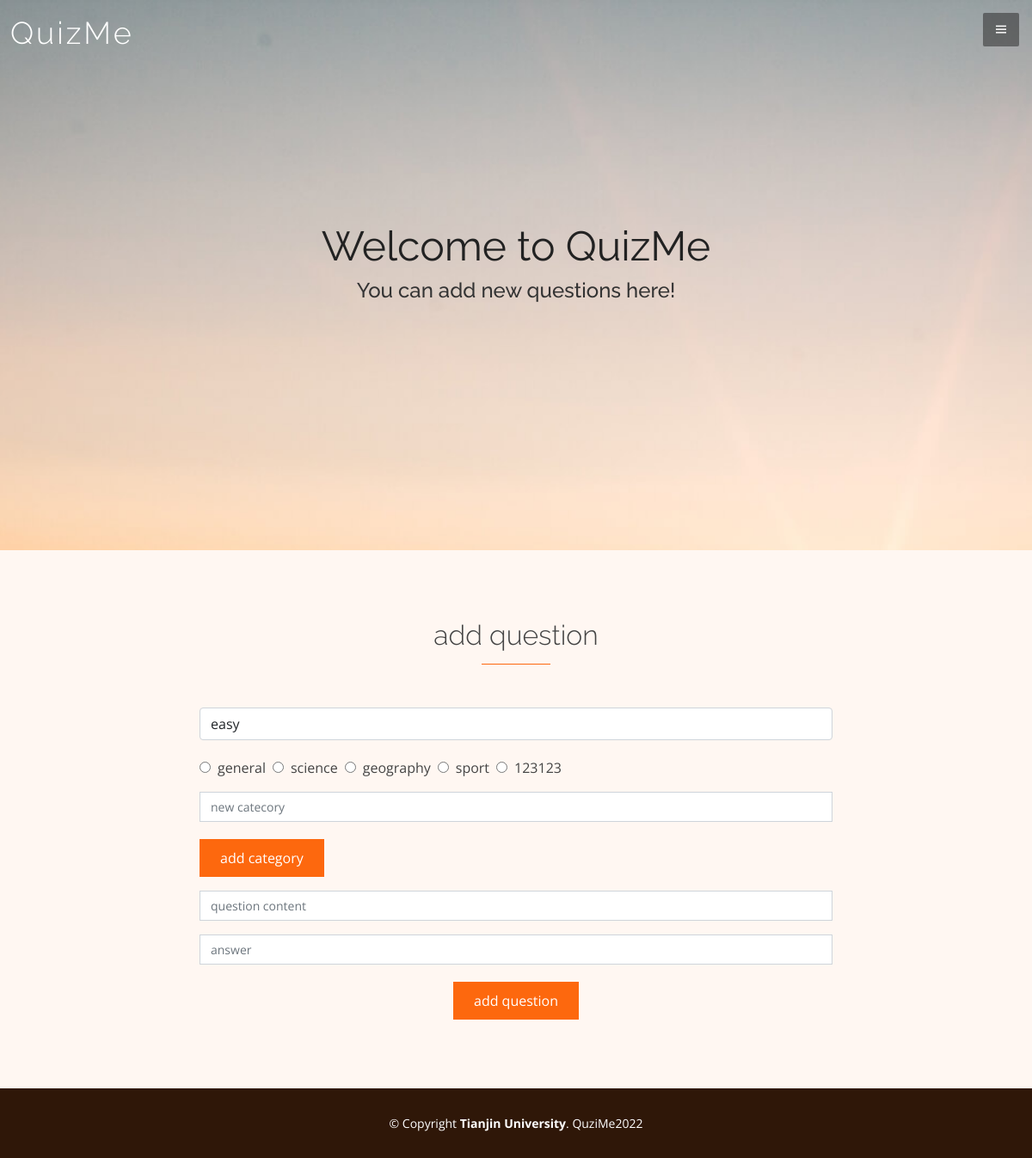
Screenshot of /addquestion.php (signed in) with the database file from the repository.
### tables this page shows
CREATE TABLE `categorys`  (
  `cid` int NOT NULL AUTO_INCREMENT,
  `cname` varchar(255) NULL DEFAULT NULL,
  PRIMARY KEY (`cid`) USING BTREE
);

### addquestion.php (the view, shortened to what this page needs)
<?php
if(isset($_SESSION["user"])){
?>
<!DOCTYPE html>
<html lang="en">
<head>
  <link href="assets/vendor/bootstrap/css/bootstrap.min.css" rel="stylesheet">
  <link href="assets/vendor/boxicons/css/boxicons.min.css" rel="stylesheet">
  <link href="assets/css/style.css" rel="stylesheet">
</head>
<body>
<?php
$con = mysqli_connect("localhost","root","123456");
mysqli_query($con, "set names utf8");
$categorys = "";
  $sql = sprintf("SELECT * FROM categorys");
  $sql_result = mysqli_query($con,$sql);
  $n = mysqli_num_rows($sql_result);
  if ($n != 0) {
    while($n>0){
        $rows = mysqli_fetch_array($sql_result);
        $categorys .= "<input type=\"radio\" name=\"category\" value=\"".$rows["cname"]."\">"."<span  class=\" \" style=\"padding-left:8px;padding-right:8px;\">".$rows["cname"]."</span>";
        $n--;
    }
  }
?>
  <header id="header">
    <div class="container-fluid">
      <div class="logo">
        <h1><a href="index.html">QuizMe</a></h1>
      </div>
      <button type="button" class="nav-toggle"><i class="bx bx-menu"></i></button>
    </div>
  </header>
  <section id="hero">
    <div class="hero-container">
      <h1>Welcome to QuizMe</h1>
      <h2>You can add new questions here!</h2>
    </div>
  </section>
  <main id="main">
    <section id="contact" class="contact section-bg">
      <div class="container">
        <div class="section-title">
          <h2>add question</h2>
        </div>
        <div class="row justify-content-center">
          <div class="col-lg-8 col-md-12">
            <form action="<?php print($_SERVER["PHP_SELF"]) ?>" method="post" role="form" class="php-email-form">
              <div >
                <select name="level" id="formlevel" class="form-control">
                  <option value="easy">easy</option>
              </select>
              </div>
              <div>
                <div id="newcateg" style="padding-top:20px"><?=$categorys?></div>
              </div>
              <div class="form-group mt-3">
                <input type="text" class="form-control" name="addcategory" id="addcategory"  placeholder="new catecory">
                <div style="padding-top:20px">
                 <button onclick="addcate();return false;" type="submit">add category</button>
                </div>
              </div>
              <div class="form-group mt-3">
                <input type="text" class="form-control" name="question" placeholder="question content" id="textareaq" required>
              </div>
              <div class="form-group mt-3">
                <input type="text" class="form-control" name="answer" placeholder="answer" required>
              </div>
              <div class="text-center" style="padding-top:20px"><button onclick="submitsuccess()" type="submit">add question</button></div>
            </form>
          </div>
        </div>
      </div>
    </section>
  </main>
  <footer id="footer">
    <div class="container">
      <div class="copyright">
        &copy; Copyright <strong><span>Tianjin University</span></strong>. QuziMe2022
      </div>
    </div>
  </footer>
</body>
</html>
<?php } else{
    ?>
    <h1><a herf="login.php">请登录</a></h1>
<?php
}?>

### assets/css/style.css (style rules this page uses)
body { font-family: "Open Sans", sans-serif; color: #444444; }
a { text-decoration: none; color: #fd680e; }
h1, h2, h3, h4, h5, h6, .font-primary { font-family: "Raleway", sans-serif; }
#header { height: 80px; padding: 20px 0; z-index: 10; position: relative; }
#header .logo h1 { font-size: 36px; margin: 0; padding: 0; line-height: 1; font-weight: 300; letter-spacing: 3px; }
#header .logo h1 a, #header .logo h1 a:hover { color: #fff; text-decoration: none; }
.nav-toggle { position: fixed; right: 15px; top: 15px; z-index: 9998; border: 0; background: rgba(34, 34, 34, 0.5); transition: all 0.4s; outline: none !important; line-height: 1; cursor: pointer; text-align: right; padding: 10px 12px; border-radius: 2px; }
.nav-toggle i { color: #fff; font-size: 18px; }
#hero { width: 100%; height: 80vh; background: url("../img/hero-bg.jpg") center center; background-size: cover; position: relative; margin-top: -80px; z-index: 9; }
#hero .hero-container { position: absolute; bottom: 0; top: 0; left: 0; right: 0; display: flex; justify-content: center; align-items: center; flex-direction: column; text-align: center; padding: 0 15px; }
#hero h1 { margin: 0 0 10px 0; font-size: 48px; font-weight: 400; line-height: 56px; line-height: 56px; color: #222; }
#hero h2 { color: #333; margin-bottom: 30px; font-size: 24px; }
@media (min-width: 1024px) { #hero { background-attachment: fixed; } }
section { padding: 80px 0; }
.section-bg { background-color: #fff7f2; }
.section-title { text-align: center; padding-bottom: 30px; }
.section-title h2 { font-size: 32px; font-weight: 300; margin-bottom: 20px; padding-bottom: 15px; position: relative; }
.section-title h2::after { content: ''; position: absolute; display: block; width: 80px; height: 1px; background: #fd680e; bottom: 0; left: calc(50% - 40px); }
.contact .php-email-form input, .contact .php-email-form textarea { border-radius: 0; box-shadow: none; font-size: 14px; }
.contact .php-email-form button[type="submit"] { background: #fd680e; border: 0; padding: 10px 24px; color: #fff; transition: 0.4s; }
#footer { background: #2f1708; padding: 30px 0; color: #fff; font-size: 14px; }
#footer .copyright { text-align: center; }

### rows the page displays
categorys: cname "general"
categorys: cname "science"
categorys: cname "geography"
categorys: cname "sport"
categorys: cname "123123"
